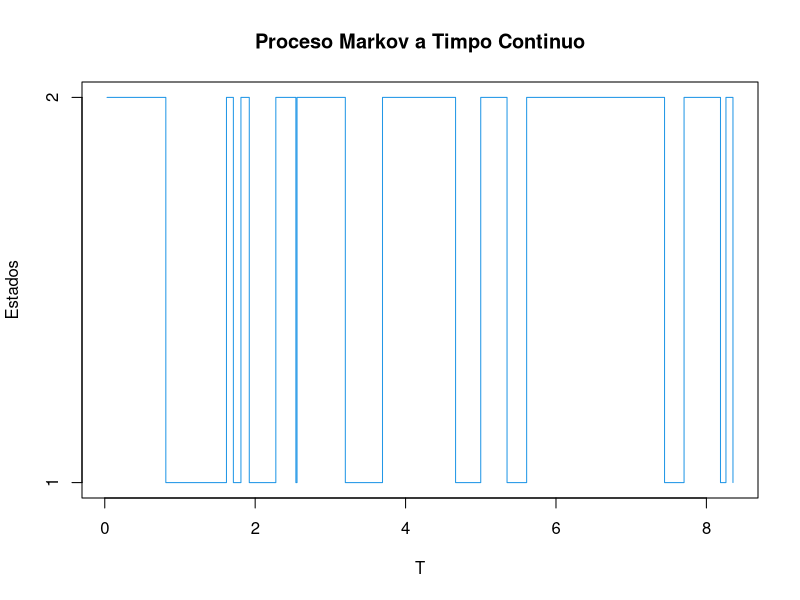

Recreate this plot in R. (Note: this script raises an error after producing the figure.)
#Tasa para ir del estado 1 al 2 = 2
#Tasa para ir del estado 2 al 1 = 3
#Probabilidad para definir la distirbucion inicial
X=0 #Variable que guardara los estados de la cadena
T=0 #Variable que guardara los tiempos de cambio de estado
p=0.5
y=runif(1)
if(y<p)  X[1]=1  else  X[1]=2

#Generacion de los tiempos de cambio de estado


for (i in 1:20){
  X[i+1]=X[i]+(-1)^(i+X[1])
  if (i==1) T[1]=rexp(1,X[i]+1) else T[i]=rexp(1,X[i]+1)+T[i-1]
}
#Grafica del proceso de markov
par(mfrow=c(1,1))
plot(T,X[1:20],ylab="Estados",yaxp=c(2,1,1), type="s",main="Proceso Markov a Timpo Continuo",col=4)


#simulacion de 1000 trayectorias y obtenemos X_10

#Tasa para ir del estado 1 al 2 = 2
#Tasa para ir del estado 2 al 1 = 3
#Probabilidad para definir la distirbucion inicial
R=0
for (k in 1:1000){
X=0 #Variable que guardara los estados de la cadena
T=0 #Variable que guardara los tiempos de cambio de estado
p=0.5
y=runif(1)
if(y<p)  X[1]=1  else  X[1]=2

#Generacion de los tiempos de cambio de estado

i=2
T[1]=0

while (T[i-1]<=10){
  X[i]=X[i-1]+(-1)^((i-1)+X[1])
  if (i==2) T[2]=rexp(1,X[i-1]+1) else T[i]=rexp(1,X[i-1]+1)+T[i-1]
  i=i+1
 }
 R[k]=X[length(X)-1]
}
P2=mean(R-1)
P1=1-mean(R-1)

#Distribucion Teorica vs Distribucion Historica
Q=cbind(c(-2,3),c(2,-3))
P_t=expm(10*Q)
v=cbind(p,1-p)
v%*%P_t
cbind(P1,P2)
hist(R,xlab="ESTADOS", main="DISTRIBUCION EMPIRICA", col='blue')
#####################
#Metodo de Euler#
options(digits=6)
Q=cbind(c(-2,3),c(2,-3))
h=0.333

P=diag(1,2)
k=floor(10/h)
for (i in 1:k){
  P=P+h*(Q%*%P)
}
P
expm(10*Q)


options(digits=6)
Q=cbind(c(-2,3),c(2,-3))
h=0.328

P=diag(1,2)
k=floor(10/h)
for (i in 1:k){
  P=P+h*(Q%*%P)
}
P
expm(10*Q)

options(digits=6)
Q=cbind(c(-2,3),c(2,-3))
h=0.325

P=diag(1,2)
k=floor(10/h)
for (i in 1:k){
  P=P+h*(Q%*%P)
}
P
expm(10*Q)